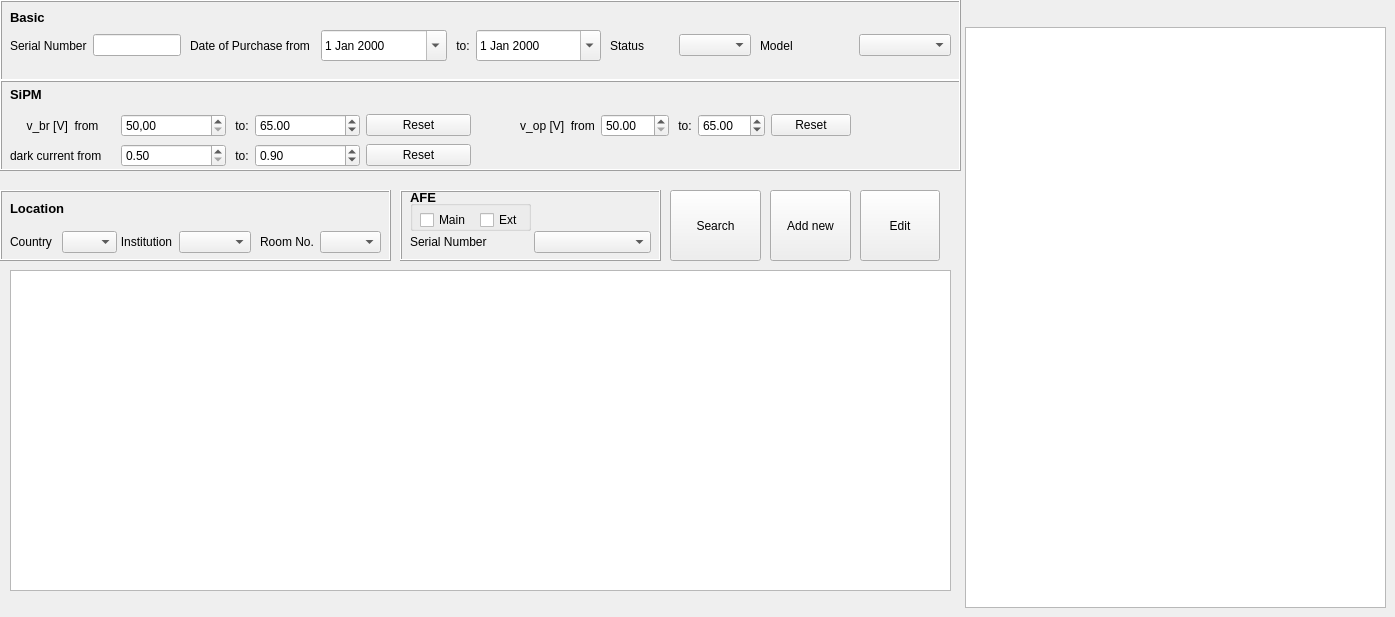
     <widget class="QWidget" name="tabAll">
      <attribute name="title">
       <string>SiPM</string>
      </attribute>
      <widget class="QTextEdit" name="textEdit">
       <property name="geometry">
        <rect>
         <x>965</x>
         <y>27</y>
         <width>421</width>
         <height>581</height>
        </rect>
       </property>
      </widget>
      <widget class="QTableView" name="tableView_sipm">
       <property name="geometry">
        <rect>
         <x>10</x>
         <y>270</y>
         <width>941</width>
         <height>321</height>
        </rect>
       </property>
      </widget>
      <widget class="QPushButton" name="pushButton_search">
       <property name="geometry">
        <rect>
         <x>670</x>
         <y>190</y>
         <width>91</width>
         <height>71</height>
        </rect>
       </property>
       <property name="text">
        <string>Search</string>
       </property>
      </widget>
      <widget class="QFrame" name="frame_2">
       <property name="geometry">
        <rect>
         <x>0</x>
         <y>0</y>
         <width>961</width>
         <height>81</height>
        </rect>
       </property>
       <property name="font">
        <font>
         <bold>false</bold>
        </font>
       </property>
       <property name="frameShape">
        <enum>QFrame::Box</enum>
       </property>
       <property name="frameShadow">
        <enum>QFrame::Raised</enum>
       </property>
       <widget class="QWidget" name="layoutWidget">
        <property name="geometry">
         <rect>
          <x>10</x>
          <y>30</y>
          <width>171</width>
          <height>31</height>
         </rect>
        </property>
        <layout class="QHBoxLayout" name="horizontalLayout_serialNumber">
         <item>
          <widget class="QLabel" name="label_serialNumber">
           <property name="text">
            <string>Serial Number</string>
           </property>
          </widget>
         </item>
         <item>
          <widget class="QLineEdit" name="lineEdit_serialNumber"/>
         </item>
        </layout>
       </widget>
       <widget class="QWidget" name="layoutWidget_2">
        <property name="geometry">
         <rect>
          <x>190</x>
          <y>30</y>
          <width>411</width>
          <height>31</height>
         </rect>
        </property>
        <layout class="QHBoxLayout" name="horizontalLayout_purchaseDate">
         <item>
          <widget class="QLabel" name="label_fromPurchaseDate">
           <property name="text">
            <string>Date of Purchase from</string>
           </property>
          </widget>
         </item>
         <item>
          <widget class="QDateEdit" name="dateEdit_fromPurchaseDate">
           <property name="sizePolicy">
            <sizepolicy hsizetype="Preferred" vsizetype="Expanding">
             <horstretch>0</horstretch>
             <verstretch>0</verstretch>
            </sizepolicy>
           </property>
           <property name="calendarPopup">
            <bool>true</bool>
           </property>
          </widget>
         </item>
         <item>
          <widget class="QLabel" name="label_toPurchaseDate">
           <property name="sizePolicy">
            <sizepolicy hsizetype="Fixed" vsizetype="Preferred">
             <horstretch>0</horstretch>
             <verstretch>0</verstretch>
            </sizepolicy>
           </property>
           <property name="text">
            <string> to:</string>
           </property>
          </widget>
         </item>
         <item>
          <widget class="QDateEdit" name="dateEdit_toPurchaseDate">
           <property name="enabled">
            <bool>true</bool>
           </property>
           <property name="sizePolicy">
            <sizepolicy hsizetype="Preferred" vsizetype="Preferred">
             <horstretch>0</horstretch>
             <verstretch>0</verstretch>
            </sizepolicy>
           </property>
           <property name="calendarPopup">
            <bool>true</bool>
           </property>
          </widget>
         </item>
        </layout>
       </widget>
       <widget class="QWidget" name="layoutWidget_3">
        <property name="geometry">
         <rect>
          <x>760</x>
          <y>30</y>
          <width>191</width>
          <height>31</height>
         </rect>
        </property>
        <layout class="QHBoxLayout" name="horizontalLayout_model">
         <item>
          <widget class="QLabel" name="label_model">
           <property name="text">
            <string>Model</string>
           </property>
          </widget>
         </item>
         <item>
          <widget class="QComboBox" name="comboBox_model"/>
         </item>
        </layout>
       </widget>
       <widget class="QWidget" name="layoutWidget_4">
        <property name="geometry">
         <rect>
          <x>610</x>
          <y>30</y>
          <width>141</width>
          <height>31</height>
         </rect>
        </property>
        <layout class="QHBoxLayout" name="horizontalLayout_status">
         <item>
          <widget class="QLabel" name="label_status">
           <property name="text">
            <string>Status</string>
           </property>
          </widget>
         </item>
         <item>
          <widget class="QComboBox" name="comboBox_status"/>
         </item>
        </layout>
       </widget>
       <widget class="QLabel" name="label">
        <property name="geometry">
         <rect>
          <x>10</x>
          <y>10</y>
          <width>41</width>
          <height>14</height>
         </rect>
        </property>
        <property name="font">
         <font>
          <pointsize>10</pointsize>
          <bold>true</bold>
         </font>
        </property>
        <property name="text">
         <string>Basic</string>
        </property>
       </widget>
      </widget>
      <widget class="QFrame" name="frame_3">
       <property name="geometry">
        <rect>
         <x>0</x>
         <y>80</y>
         <width>961</width>
         <height>91</height>
        </rect>
       </property>
       <property name="frameShape">
        <enum>QFrame::Box</enum>
       </property>
       <property name="frameShadow">
        <enum>QFrame::Raised</enum>
       </property>
       <widget class="QWidget" name="layoutWidget_9">
        <property name="geometry">
         <rect>
          <x>10</x>
          <y>30</y>
          <width>461</width>
          <height>31</height>
         </rect>
        </property>
        <layout class="QHBoxLayout" name="horizontalLayout_purchaseDate_2">
         <item>
          <widget class="QLabel" name="label_vBrFrom">
           <property name="text">
            <string>v_br [V]  from</string>
           </property>
           <property name="alignment">
            <set>Qt::AlignCenter</set>
           </property>
          </widget>
         </item>
         <item>
          <widget class="QDoubleSpinBox" name="doubleSpinBox_vBrFrom">
           <property name="locale">
            <locale language="Polish" country="Poland"/>
           </property>
           <property name="minimum">
            <double>50.000000000000000</double>
           </property>
           <property name="maximum">
            <double>69.989999999999995</double>
           </property>
           <property name="singleStep">
            <double>0.100000000000000</double>
           </property>
          </widget>
         </item>
         <item>
          <widget class="QLabel" name="label_toPurchaseDate_2">
           <property name="sizePolicy">
            <sizepolicy hsizetype="Fixed" vsizetype="Preferred">
             <horstretch>0</horstretch>
             <verstretch>0</verstretch>
            </sizepolicy>
           </property>
           <property name="text">
            <string> to:</string>
           </property>
          </widget>
         </item>
         <item>
          <widget class="QDoubleSpinBox" name="doubleSpinBox_vBrTo">
           <property name="minimum">
            <double>50.000000000000000</double>
           </property>
           <property name="maximum">
            <double>69.989999999999995</double>
           </property>
           <property name="singleStep">
            <double>0.100000000000000</double>
           </property>
           <property name="value">
            <double>65.000000000000000</double>
           </property>
          </widget>
         </item>
         <item>
          <widget class="QPushButton" name="pushButton_vBrReset">
           <property name="text">
            <string>Reset</string>
           </property>
          </widget>
         </item>
        </layout>
       </widget>
       <widget class="QWidget" name="layoutWidget_11">
        <property name="geometry">
         <rect>
          <x>10</x>
          <y>60</y>
          <width>461</width>
          <height>31</height>
         </rect>
        </property>
        <layout class="QHBoxLayout" name="horizontalLayout_purchaseDate_4">
         <item>
          <widget class="QLabel" name="label_darkCurrentFrom">
           <property name="text">
            <string>dark current from</string>
           </property>
          </widget>
         </item>
         <item>
          <widget class="QDoubleSpinBox" name="doubleSpinBox_darkCurrentFrom">
           <property name="minimum">
            <double>0.500000000000000</double>
           </property>
           <property name="maximum">
            <double>1.200000000000000</double>
           </property>
           <property name="singleStep">
            <double>0.010000000000000</double>
           </property>
           <property name="value">
            <double>0.500000000000000</double>
           </property>
          </widget>
         </item>
         <item>
          <widget class="QLabel" name="label_toPurchaseDate_4">
           <property name="sizePolicy">
            <sizepolicy hsizetype="Fixed" vsizetype="Preferred">
             <horstretch>0</horstretch>
             <verstretch>0</verstretch>
            </sizepolicy>
           </property>
           <property name="text">
            <string> to:</string>
           </property>
          </widget>
         </item>
         <item>
          <widget class="QDoubleSpinBox" name="doubleSpinBox_darkCurrentTo">
           <property name="minimum">
            <double>0.500000000000000</double>
           </property>
           <property name="maximum">
            <double>1.200000000000000</double>
           </property>
           <property name="singleStep">
            <double>0.100000000000000</double>
           </property>
           <property name="value">
            <double>0.900000000000000</double>
           </property>
          </widget>
         </item>
         <item>
          <widget class="QPushButton" name="pushButton_darkCurrentReset">
           <property name="text">
            <string>Reset</string>
           </property>
          </widget>
         </item>
        </layout>
       </widget>
       <widget class="QWidget" name="layoutWidget_10">
        <property name="geometry">
         <rect>
          <x>520</x>
          <y>30</y>
          <width>331</width>
          <height>31</height>
         </rect>
        </property>
        <layout class="QHBoxLayout" name="horizontalLayout_purchaseDate_3">
         <item>
          <widget class="QLabel" name="label_PurchaseDateFrom">
           <property name="text">
            <string>v_op [V]  from</string>
           </property>
           <property name="alignment">
            <set>Qt::AlignCenter</set>
           </property>
          </widget>
         </item>
         <item>
          <widget class="QDoubleSpinBox" name="doubleSpinBox_vOpFrom">
           <property name="minimum">
            <double>50.000000000000000</double>
           </property>
           <property name="maximum">
            <double>69.989999999999995</double>
           </property>
           <property name="singleStep">
            <double>0.100000000000000</double>
           </property>
          </widget>
         </item>
         <item>
          <widget class="QLabel" name="label_toPurchaseDate_3">
           <property name="sizePolicy">
            <sizepolicy hsizetype="Fixed" vsizetype="Preferred">
             <horstretch>0</horstretch>
             <verstretch>0</verstretch>
            </sizepolicy>
           </property>
           <property name="text">
            <string> to:</string>
           </property>
          </widget>
         </item>
         <item>
          <widget class="QDoubleSpinBox" name="doubleSpinBox_vOpTo">
           <property name="minimum">
            <double>50.000000000000000</double>
           </property>
           <property name="maximum">
            <double>69.989999999999995</double>
           </property>
           <property name="singleStep">
            <double>0.100000000000000</double>
           </property>
           <property name="value">
            <double>65.000000000000000</double>
           </property>
          </widget>
         </item>
         <item>
          <widget class="QPushButton" name="pushButton_vOpReset">
           <property name="text">
            <string>Reset</string>
           </property>
          </widget>
         </item>
        </layout>
       </widget>
       <widget class="QLabel" name="label_2">
        <property name="geometry">
         <rect>
          <x>10</x>
          <y>0</y>
          <width>70</width>
          <height>29</height>
         </rect>
        </property>
        <property name="font">
         <font>
          <pointsize>10</pointsize>
          <bold>true</bold>
         </font>
        </property>
        <property name="text">
         <string>SiPM</string>
        </property>
       </widget>
      </widget>
      <widget class="QFrame" name="frame_4">
       <property name="geometry">
        <rect>
         <x>0</x>
         <y>190</y>
         <width>391</width>
         <height>71</height>
        </rect>
       </property>
       <property name="frameShape">
        <enum>QFrame::Box</enum>
       </property>
       <property name="frameShadow">
        <enum>QFrame::Raised</enum>
       </property>
       <widget class="QWidget" name="layoutWidget_5">
        <property name="geometry">
         <rect>
          <x>10</x>
          <y>40</y>
          <width>107</width>
          <height>24</height>
         </rect>
        </property>
        <layout class="QHBoxLayout" name="horizontalLayout_country">
         <item>
          <widget class="QLabel" name="label_country">
           <property name="text">
            <string>Country </string>
           </property>
          </widget>
         </item>
         <item>
          <widget class="QComboBox" name="comboBox_country"/>
         </item>
        </layout>
       </widget>
       <widget class="QWidget" name="layoutWidget_7">
        <property name="geometry">
         <rect>
          <x>120</x>
          <y>40</y>
          <width>131</width>
          <height>24</height>
         </rect>
        </property>
        <layout class="QHBoxLayout" name="horizontalLayout_instytution">
         <item>
          <widget class="QLabel" name="label_institution">
           <property name="text">
            <string>Institution</string>
           </property>
           <property name="alignment">
            <set>Qt::AlignCenter</set>
           </property>
          </widget>
         </item>
         <item>
          <widget class="QComboBox" name="comboBox_institution"/>
         </item>
        </layout>
       </widget>
       <widget class="QWidget" name="layoutWidget_8">
        <property name="geometry">
         <rect>
          <x>260</x>
          <y>40</y>
          <width>121</width>
          <height>24</height>
         </rect>
        </property>
        <layout class="QHBoxLayout" name="horizontalLayout_room">
         <item>
          <widget class="QLabel" name="label_room">
           <property name="text">
            <string>Room No.</string>
           </property>
           <property name="alignment">
            <set>Qt::AlignCenter</set>
           </property>
          </widget>
         </item>
         <item>
          <widget class="QComboBox" name="comboBox_room"/>
         </item>
        </layout>
       </widget>
       <widget class="QLabel" name="label_3">
        <property name="geometry">
         <rect>
          <x>10</x>
          <y>10</y>
          <width>61</width>
          <height>16</height>
         </rect>
        </property>
        <property name="font">
         <font>
          <pointsize>10</pointsize>
          <bold>true</bold>
         </font>
        </property>
        <property name="text">
         <string>Location</string>
        </property>
       </widget>
      </widget>
      <widget class="QFrame" name="frame_5">
       <property name="geometry">
        <rect>
         <x>400</x>
         <y>190</y>
         <width>261</width>
         <height>71</height>
        </rect>
       </property>
       <property name="frameShape">
        <enum>QFrame::Box</enum>
       </property>
       <property name="frameShadow">
        <enum>QFrame::Raised</enum>
       </property>
       <widget class="QLabel" name="label_4">
        <property name="geometry">
         <rect>
          <x>10</x>
          <y>0</y>
          <width>41</width>
          <height>14</height>
         </rect>
        </property>
        <property name="font">
         <font>
          <pointsize>10</pointsize>
          <bold>true</bold>
         </font>
        </property>
        <property name="text">
         <string>AFE</string>
        </property>
       </widget>
       <widget class="QWidget" name="layoutWidget">
        <property name="geometry">
         <rect>
          <x>10</x>
          <y>40</y>
          <width>241</width>
          <height>24</height>
         </rect>
        </property>
        <layout class="QHBoxLayout" name="horizontalLayout">
         <item>
          <widget class="QLabel" name="label_5">
           <property name="text">
            <string>Serial Number</string>
           </property>
          </widget>
         </item>
         <item>
          <widget class="QComboBox" name="comboBox_afeSerialNumber"/>
         </item>
        </layout>
       </widget>
       <widget class="QGroupBox" name="groupBox_afe">
        <property name="geometry">
         <rect>
          <x>10</x>
          <y>10</y>
          <width>121</width>
          <height>31</height>
         </rect>
        </property>
        <property name="title">
         <string/>
        </property>
        <widget class="QCheckBox" name="checkBox_afeMain">
         <property name="geometry">
          <rect>
           <x>10</x>
           <y>10</y>
           <width>64</width>
           <height>20</height>
          </rect>
         </property>
         <property name="text">
          <string>Main</string>
         </property>
        </widget>
        <widget class="QCheckBox" name="checkBox_afeExt">
         <property name="geometry">
          <rect>
           <x>70</x>
           <y>10</y>
           <width>64</width>
           <height>20</height>
          </rect>
         </property>
         <property name="text">
          <string>Ext</string>
         </property>
        </widget>
       </widget>
      </widget>
      <widget class="QPushButton" name="pushButton_add">
       <property name="geometry">
        <rect>
         <x>770</x>
         <y>190</y>
         <width>81</width>
         <height>71</height>
        </rect>
       </property>
       <property name="text">
        <string>Add new</string>
       </property>
      </widget>
      <widget class="QPushButton" name="pushButton">
       <property name="geometry">
        <rect>
         <x>860</x>
         <y>190</y>
         <width>80</width>
         <height>71</height>
        </rect>
       </property>
       <property name="text">
        <string>Edit</string>
       </property>
      </widget>
     </widget>
